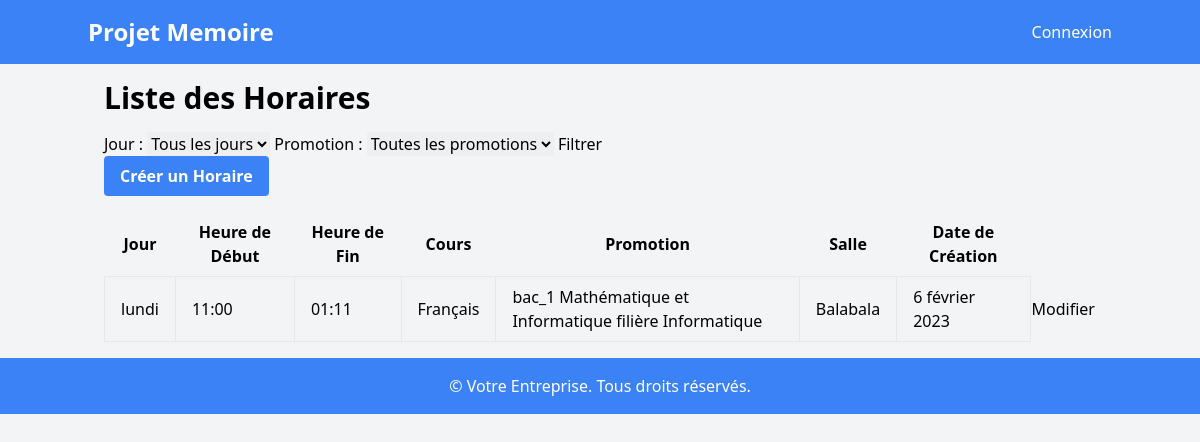
Before: / with the older database file.
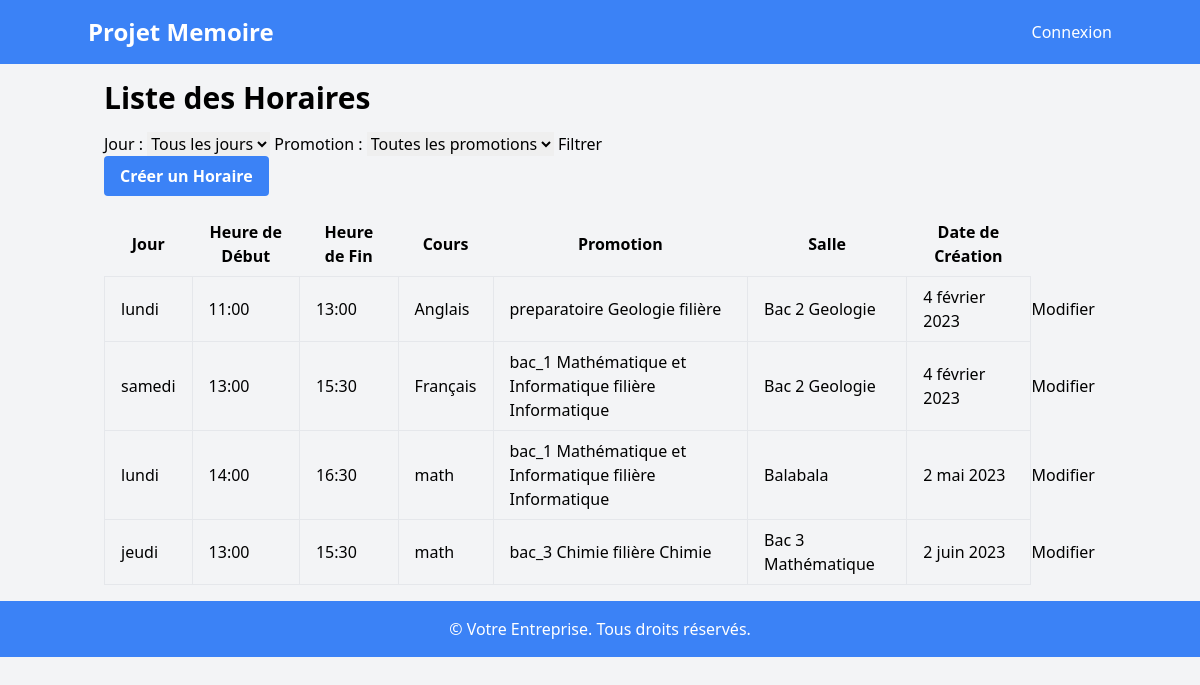
After: the same page with the newer database file.
### horaire/models.py (models this page shows, shortened)
class Horaire (models.Model):
    jour = models.CharField(max_length=50,choices=type_day)
    heure_debut = models.TimeField()
    heure_fin = models.TimeField()
    cours = models.CharField(max_length=100)
    promotion = models.ForeignKey(Departement,on_delete=models.CASCADE)
    salles = models.ForeignKey(Salles,on_delete=models.CASCADE)
    date_creation = models.DateField()

class Departement(models.Model):
    departement = models.CharField(max_length=100,unique=True)
    filiere = models.CharField(max_length=100,unique=True,blank=True)
    promotion = models.CharField(max_length=50,choices=type_promotion,default='preparatoire')
    def __str__(self):
        return self.promotion +' ' + self.departement + ' filière ' + self.filiere

class Salles (models.Model):
    numero_salle = models.PositiveIntegerField(default=1)
    nom_salle = models.CharField(max_length=50,blank=True)
    promotion = models.CharField(max_length=50, unique= True)
    def __str__(self):
        return self.nom_salle

### horaire/views.py (the view)
# urls.py: path('', views.HoraireListView.as_view(), name='horaire-list'),
class HoraireListView(ListView):
    model = Horaire
    template_name = 'horaire_list.html'
    context_object_name = 'horaires'
    ordering = ['date_creation', 'jour', 'heure_debut']
    def get_queryset(self):
        jour = self.request.GET.get('jour')
        promotion = self.request.GET.get('promotion')
        queryset = Horaire.objects.all()
        if jour:
            queryset = queryset.filter(jour=jour)
        if promotion:
            queryset = queryset.filter(promotion__promotion=promotion)
        queryset = queryset.order_by('date_creation', 'jour', 'heure_debut')
        return queryset

### horaire/templates/horaire_list.html (shortened to what this page needs)
{% extends "base.html" %}
{% block content %}
  <h1 class="text-3xl font-semibold mb-4">Liste des Horaires</h1>
  <form method="GET" action="{% url 'horaire-list' %}">
    <label for="jour">Jour :</label>
    <select name="jour" id="jour">
      <option value="">Tous les jours</option>
    </select>
    <label for="promotion">Promotion :</label>
    <select name="promotion" id="promotion">
      <option value="">Toutes les promotions</option>
    </select>
    <button type="submit">Filtrer</button>
  </form>
  <a href="{% url 'horaire-create' %}" class="bg-blue-500 hover:bg-blue-600 text-white font-bold py-2 px-4 rounded mb-4 inline-block">Créer un Horaire</a>
  <table class="w-full table-auto">
    <thead>
      <tr>
        <th class="px-4 py-2">Jour</th>
        <th class="px-4 py-2">Heure de Début</th>
        <th class="px-4 py-2">Heure de Fin</th>
        <th class="px-4 py-2">Cours</th>
        <th class="px-4 py-2">Promotion</th>
        <th class="px-4 py-2">Salle</th>
        <th class="px-4 py-2">Date de Création</th>
      </tr>
    </thead>
    <tbody>
      {% for horaire in horaires %}
        <tr>
          <td class="border px-4 py-2">{{ horaire.jour }}</td>
          <td class="border px-4 py-2">{{ horaire.heure_debut }}</td>
          <td class="border px-4 py-2">{{ horaire.heure_fin }}</td>
          <td class="border px-4 py-2">{{ horaire.cours }}</td>
          <td class="border px-4 py-2">{{ horaire.promotion }}</td>
          <td class="border px-4 py-2">{{ horaire.salles }}</td>
          <td class="border px-4 py-2">{{ horaire.date_creation }}</td>
          <td>
            <a href="{% url 'modifier' horaire.pk %}">
              Modifier
            </a>
          </td>
        </tr>
      {% empty %}
        <tr>
          <td colspan="7" class="text-center py-4">Aucun horaire trouvé.</td>
        </tr>
      {% endfor %}
    </tbody>
  </table>
{% endblock %}

### horaire/templates/base.html (shortened to what this page needs)
<!DOCTYPE html>
<html lang="en">
<head>
    <link rel="stylesheet" href="https://cdnjs.cloudflare.com/ajax/libs/tailwindcss/2.2.7/tailwind.min.css">
</head>
<body class="bg-gray-100 font-sans">
    <nav class="bg-blue-500 p-4 text-white">
    <div class="container mx-auto flex justify-between items-center">
        <a href="/" class="text-2xl font-semibold">Projet Memoire</a>
        <ul class="flex space-x-4">
            {% if user.is_authenticated %}
                <li><a href="{% url 'deconnexion' %}">Déconnexion</a></li>
            {% else %}
                <li><a href="{% url 'connexion' %}">Connexion</a></li>
            {% endif %}
        </ul>
    </div>
</nav>
    <div class="container mx-auto p-4">
        {% block content %}{% endblock %}
    </div>
    <footer class="bg-blue-500 p-4 text-white">
        <div class="container mx-auto text-center">
            &copy; {{ year }} Votre Entreprise. Tous droits réservés.
        </div>
    </footer>
</body>
</html>

Changed rows visible on the page:
removed Horaire: jour "lundi", heure_debut "11:00", heure_fin "01:11", cours "Français", promotion "bac_1 Mathématique et Informatique filière Informatique", salles "Balabala", date_creation "6 février 2023"
added Horaire: jour "lundi", heure_debut "11:00", heure_fin "13:00", cours "Anglais", promotion "preparatoire Geologie filière", salles "Bac 2 Geologie", date_creation "4 février 2023"
added Horaire: jour "samedi", heure_debut "13:00", heure_fin "15:30", cours "Français", promotion "bac_1 Mathématique et Informatique filière Informatique", salles "Bac 2 Geologie", date_creation "4 février 2023"
added Horaire: jour "lundi", heure_debut "14:00", heure_fin "16:30", cours "math", promotion "bac_1 Mathématique et Informatique filière Informatique", salles "Balabala", date_creation "2 mai 2023"
added Horaire: jour "jeudi", heure_debut "13:00", heure_fin "15:30", cours "math", promotion "bac_3 Chimie filière Chimie", salles "Bac 3 Mathématique", date_creation "2 juin 2023"
